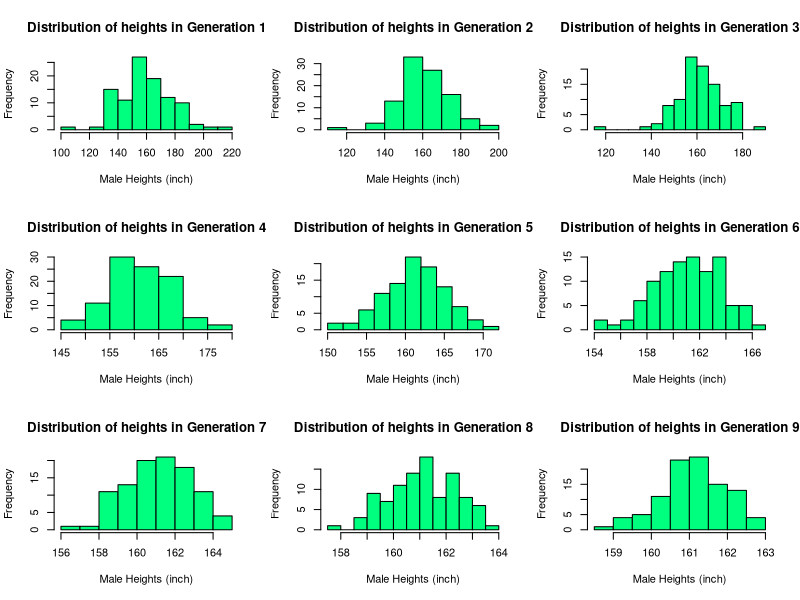
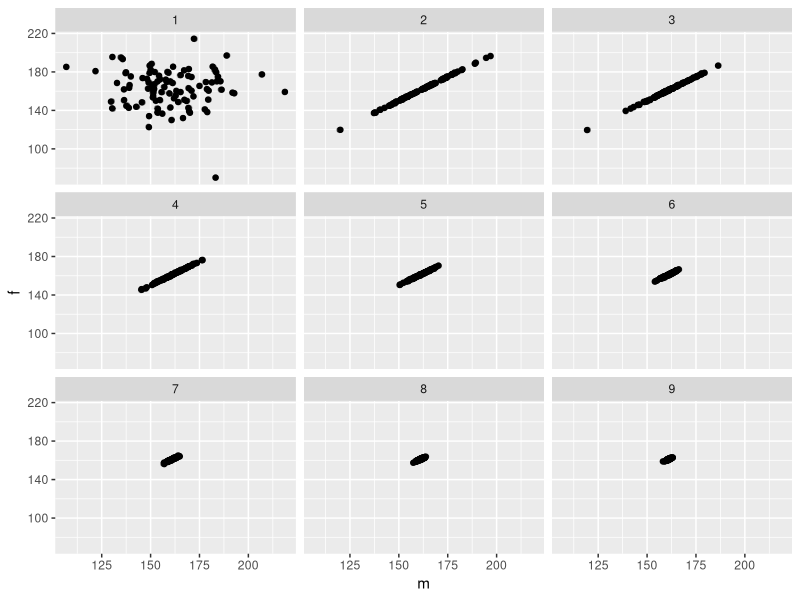
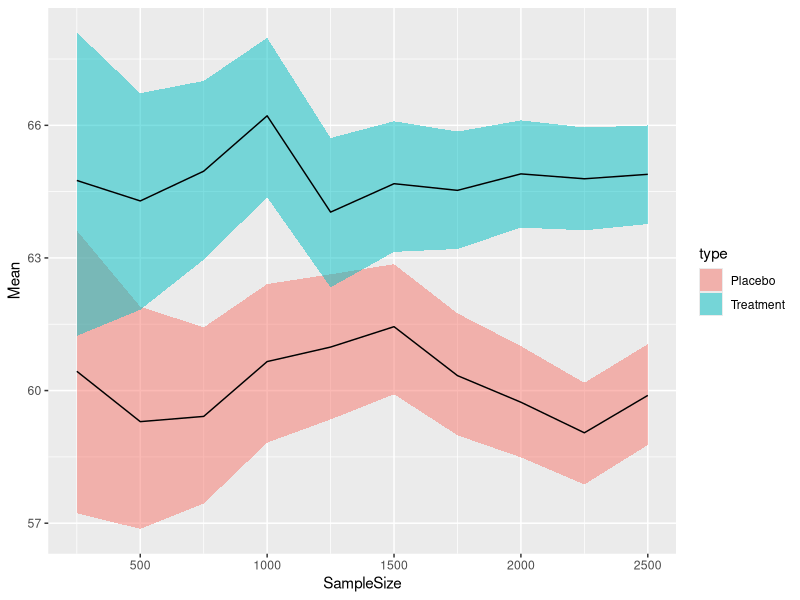

The R source for these figures, in order:
## ---- chunk 1
library(graphics)
library(ggplot2)
## ---- chunk 2
pop <- data.frame(m = rnorm(100, 160, 20), f = rnorm(100, 160, 20))
## ---- chunk 3
next_gen <- function(pop) {
  pop$m <- sample(pop$m)
  pop$m <- rowMeans(pop)
  pop$f <- pop$m
  pop 
}
## ---- chunk 4
gen1 <- pop
gen2 <- next_gen(gen1)
gen3 <- next_gen(gen2)
gen4 <- next_gen(gen3)
gen5 <- next_gen(gen4)
gen6 <- next_gen(gen5)
gen7 <- next_gen(gen6)
gen8 <- next_gen(gen7)
gen9 <- next_gen(gen8)
## ---- chunk 5
dist.pop <- function(generation, title){
  hist(generation$m, breaks = 10, xlab = "Male Heights (inch)", main = title, col='springgreen')
}
## ---- chunk 6
par(mfrow=c(3,3))
dist.pop(gen1, "Distribution of heights in Generation 1")
dist.pop(gen2, "Distribution of heights in Generation 2")
dist.pop(gen3, "Distribution of heights in Generation 3")
dist.pop(gen4, "Distribution of heights in Generation 4")
dist.pop(gen5, "Distribution of heights in Generation 5")
dist.pop(gen6, "Distribution of heights in Generation 6")
dist.pop(gen7, "Distribution of heights in Generation 7")
dist.pop(gen8, "Distribution of heights in Generation 8")
dist.pop(gen9, "Distribution of heights in Generation 9")
## ---- chunk 7
gen1name <- data.frame(rep('1',length(gen1)))
colnames(gen1name) <- 'generation'

gen2name <- data.frame(rep('2',length(gen1)))
colnames(gen2name) <- 'generation'

gen3name <- data.frame(rep('3',length(gen3)))
colnames(gen3name) <- 'generation'

gen4name <- data.frame(rep('4',length(gen4)))
colnames(gen4name) <- 'generation'

gen5name <- data.frame(rep('5',length(gen5)))
colnames(gen5name) <- 'generation'

gen6name <- data.frame(rep('6',length(gen6)))
colnames(gen6name) <- 'generation'

gen7name <- data.frame(rep('7',length(gen7)))
colnames(gen7name) <- 'generation'

gen8name <- data.frame(rep('8',length(gen8)))
colnames(gen8name) <- 'generation'

gen9name <- data.frame(rep('9',length(gen9)))
colnames(gen9name) <- 'generation'



gen1dat <- cbind(gen1, gen1name)
colnames(gen1dat) <- c('male','female','generation')
gen2dat <- cbind(gen2, gen2name)
colnames(gen2dat) <- c('male','female','generation')
gen3dat <- cbind(gen3, gen3name)
colnames(gen3dat) <- c('male','female','generation')
gen4dat <- cbind(gen4, gen4name)
colnames(gen4dat) <- c('male','female','generation')
gen5dat <- cbind(gen5, gen5name)
colnames(gen5dat) <- c('male','female','generation')
gen6dat <- cbind(gen6, gen6name)
colnames(gen6dat) <- c('male','female','generation')
gen7dat <- cbind(gen7, gen7name)
colnames(gen7dat) <- c('male','female','generation')
gen8dat <- cbind(gen8, gen8name)
colnames(gen8dat) <- c('male','female','generation')
gen9dat <- cbind(gen9, gen9name)
colnames(gen9dat) <- c('male','female','generation')
## ---- chunk 8
newdat <- rbind(gen1dat,gen2dat,gen3dat,gen4dat,gen5dat,gen6dat,gen7dat,gen8dat,gen9dat)
colnames(newdat) <- c('m','f','generation')
newdat[,1] <- as.numeric(newdat[,1])
newdat[,2] <- as.numeric(newdat[,2])
newdat[,3] <- as.integer(newdat[,3])

## ---- chunk 9
ggplot(newdat, aes(x = m, y = f)) + geom_point(alpha = 0.5) + geom_point(position=position_jitter(w=0.5,h=0.5)) + facet_wrap(~generation, nrow = 3)
## ---- chunk 10
#the function takes the number of patients. It is one procedure through and will be used to repeat the procedure in a loop
treatment <- function(sampleSize){
  
  #treatment groups
  treatmentGroups <- c(0,1)
  # assign treatments for n patients, we can use sample because
  #there is equal probability of being in either treatment group
  treatmentPerPatient <- sample(treatmentGroups, sampleSize, replace=TRUE)
  #treatments
  
  #outcome should be normal with mu=60 and Sigma=20
  outcome <- rnorm(sampleSize, mean = 60, sd = 20)
  
  #if the patient is in the treatment group, i=1, then add 5 to it, otherwise do nothing
  treatmentOutcome <- ifelse(treatmentPerPatient==1, outcome + 5, outcome)
  #treatmentOutcome

treatgroup <- treatmentOutcome[treatmentPerPatient == 1]
placebogroup <- treatmentOutcome[treatmentPerPatient ==0]
  
bmeansTreat <- replicate(1000, mean(sample(treatgroup, length(treatgroup), replace=T)))
pTreat <- quantile(bmeansTreat, c(0.025,0.975))

bmeansPlacebo <- replicate(1000, mean(sample(placebogroup, length(placebogroup), replace=T)))
pPlacebo <- quantile(bmeansPlacebo, c(0.025,0.975))

bind <- cbind(mean(bmeansTreat),pTreat[1],pTreat[2],mean(bmeansPlacebo),pPlacebo[1],pPlacebo[2])
rownames(bind) <- NULL
  return(bind)
}
## ---- chunk 11
bootstrapInts <- data.frame(matrix(NA, nrow=10,ncol=7))
colnames(bootstrapInts) <- c('TreatmentMean','t2.5%','t97.5%','PlaceboMean','p2.5%','p97.5%','SampleSize')
for(i in 1:10){
 #print(250*i)
 #treatment(250*i)
 #print(treatment(250*i))
 bootstrapInts[i,] <- c(treatment(250*i),250*i)
}
## ---- chunk 12
df1 <- bootstrapInts[,c(1,2,3,7)]
df2 <- bootstrapInts[,c(4,5,6,7)]

df1$type <- "Treatment"
df2$type <- "Placebo"
names(df1) <- c("Mean","2.5%", "97.5%","SampleSize", "type")
names(df2) <- c("Mean","2.5%", "97.5%","SampleSize", "type")
df <- rbind(df1,df2)
## ---- chunk 13
ggplot(df, aes(x=SampleSize)) + 
  geom_ribbon(aes(ymin=`2.5%`, ymax=`97.5%`, fill = type), alpha=0.5) +
  geom_line(aes(y = Mean, group = type)) 
## ---- chunk 14
makePatient <- function() {
  vowel <- grep("[aeiou]", letters)
  cons <- grep("[^aeiou]", letters)
  name <- paste(sample(LETTERS[cons], 1), sample(letters[vowel], 1), sample(letters[cons], 1), sep='')
  gender <- factor(sample(0:1, 1), levels=0:1, labels=c('female','male'))
  dob <- as.Date(sample(7500, 1), origin="1970-01-01")
  n <- sample(6, 1)
  doa <- as.Date(sample(1500, n), origin="2010-01-01")
  pulse <- round(rnorm(n, 80, 10))
  temp <- round(rnorm(n, 98.4, 0.3), 2)
  fluid <- round(runif(n), 2)
  list(name = name, gender = gender, date_of_birth = dob, date_of_admission = doa, pulse = pulse, temperature = temp, fluid = fluid)
}
## ---- chunk 15
set.seed(8)
p <- makePatient()
class(p) <- 'medicalRecord'
p
## ---- chunk 16
mean.medicalRecord <- function(patient){
  pulseAve = mean(patient$pulse)
  tempAve = mean(patient$temperature)
  fluidAve = mean(patient$fluid)
  return(list(pulseAve = pulseAve,tempAve = tempAve,fluidAve =fluidAve))
}
## ---- chunk 17
print.medicalRecord <- function(patient){
  #made a data frame that contained doa and 3 measurements 
  #can subset dataframe using order of data admission col
  cat("name:", patient$name, "\n")
  cat("gender: ", as.character(patient$gender), "\n")
  cat(sprintf("Born on: %s", patient$date_of_birth), "\n")
  df <- data.frame(DateOfAdmission = patient$date_of_admission, Pulse = patient$pulse, Temperature = patient$temperature, Fluid = patient$fluid)
  df <- df[order(df$DateOfAdmission),]
  print(df)
}
## ---- chunk 18
mean.medicalRecord(p)
print.medicalRecord(p)
## ---- chunk 19
set.seed(8)
group <- replicate(10, list(makePatient()))
#cohort
## ---- chunk 20
mean.cohort <- function(cohort){
  counter <- 0
  for(i in group){
    counter <- counter + 1
    cat(sprintf("Patient #: %s. Name: %s", counter, i$name), "\n")
    print(mean.medicalRecord(i))
  }
}
## ---- chunk 21
mean.cohort(group)
## ---- chunk 22
print.cohort <- function(cohort){
  for(i in group)
    print.medicalRecord(i)
}
## ---- chunk 23
print.cohort(group)
